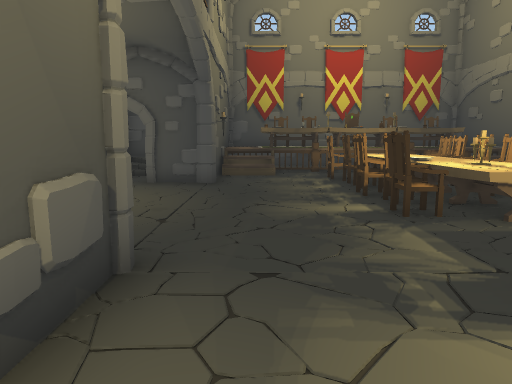
view 1 (above)

20 first-person views from a walk through a scene from a Unity 3-D project. The camera is 1.3 m above the floor, tilts 8° down and sees 70° across. The floor is counted in squares, 1 m on a side. Each view is taken from the middle of a square. On the plan, view 1 faces up. The plan holds only what a view shows up to about 15 squares ahead; the rest is blank. The place goes on beyond the plan. The player is left out. Door leaves are left out, so doorways stand open.

view 2
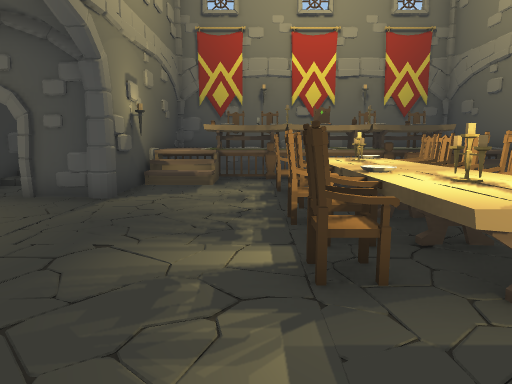

view 3
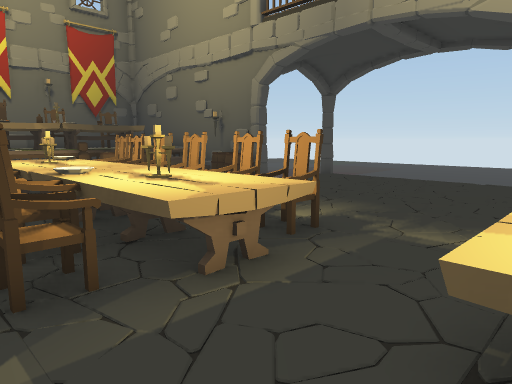

view 4
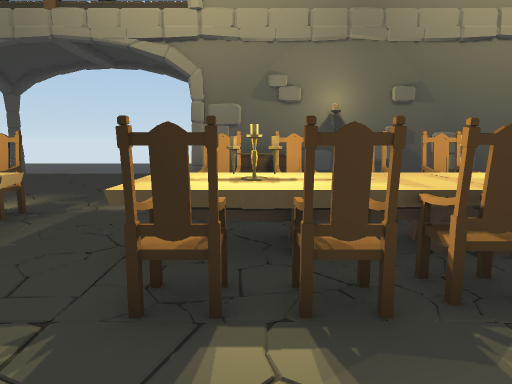

view 5
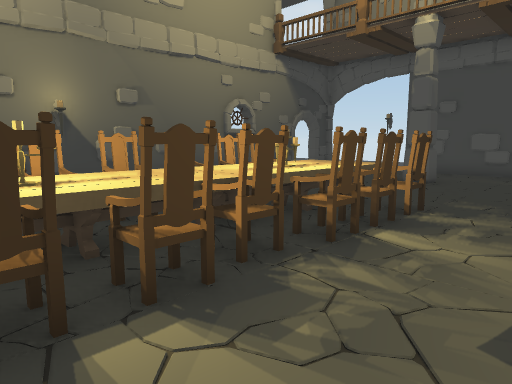

view 6
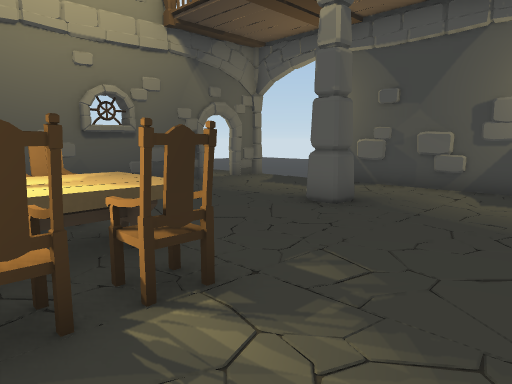

view 7
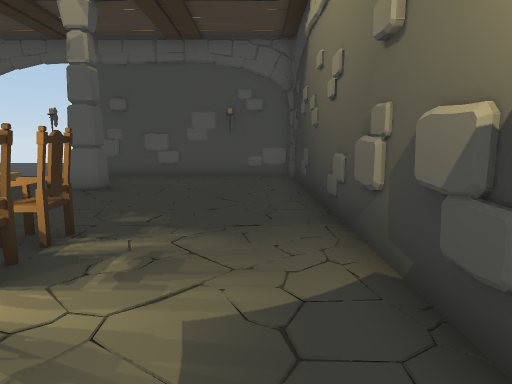

view 8
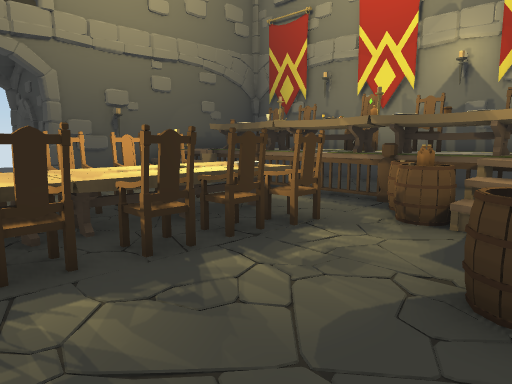

view 9
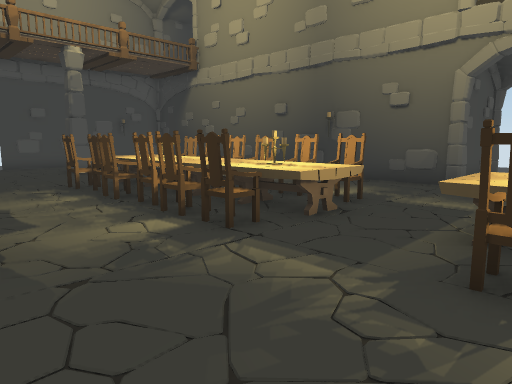

view 10
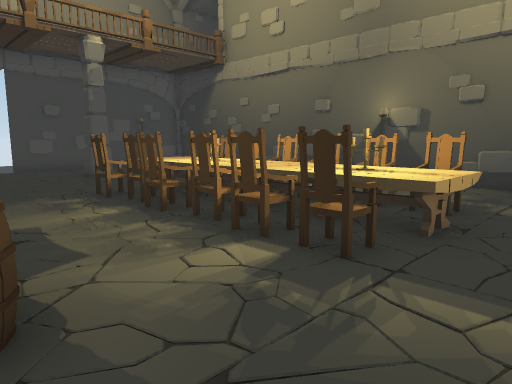

view 11
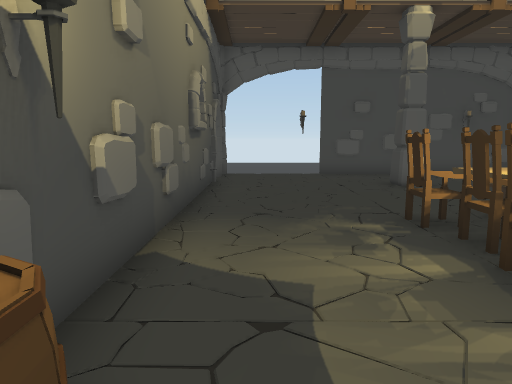

view 12
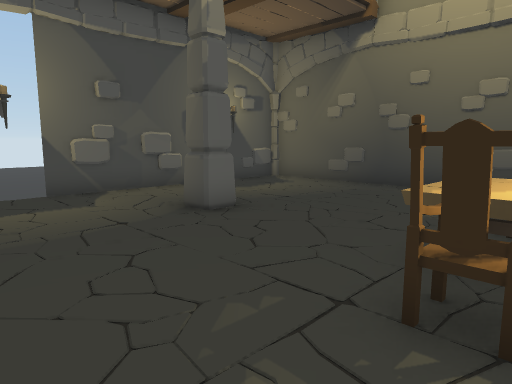

view 13
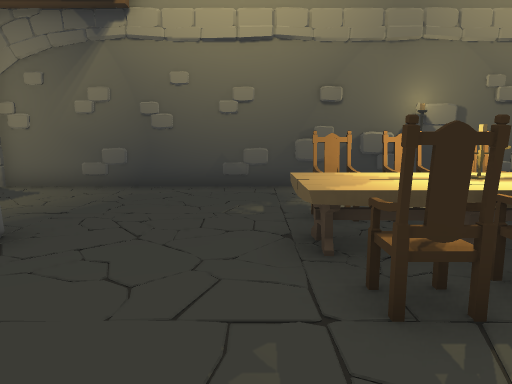

view 14
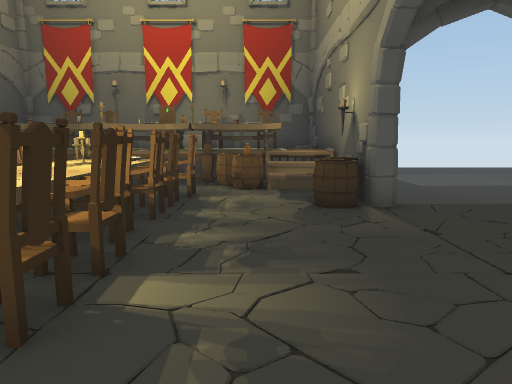

view 15
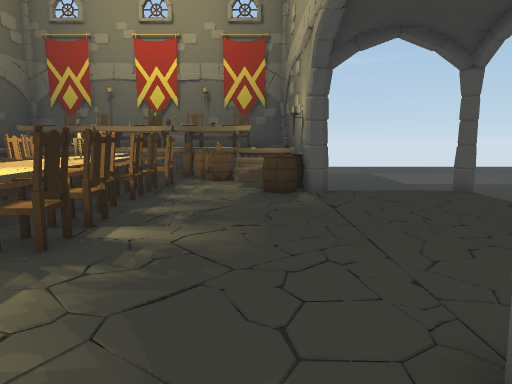

view 16
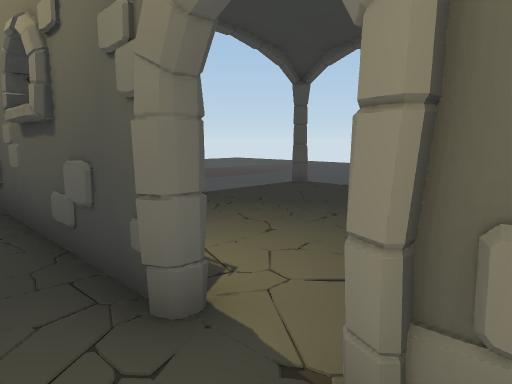

view 17
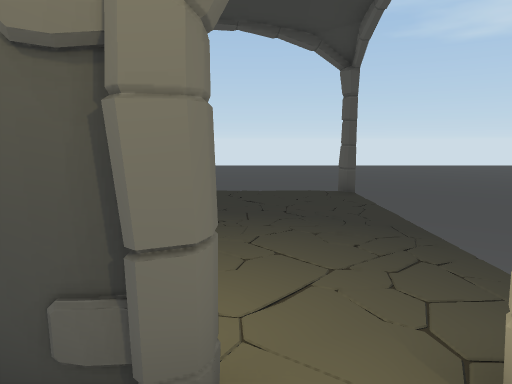

view 18
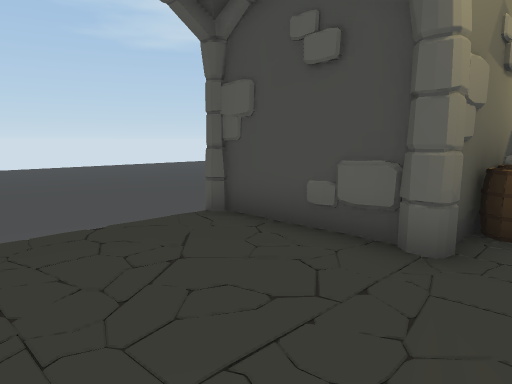

view 19
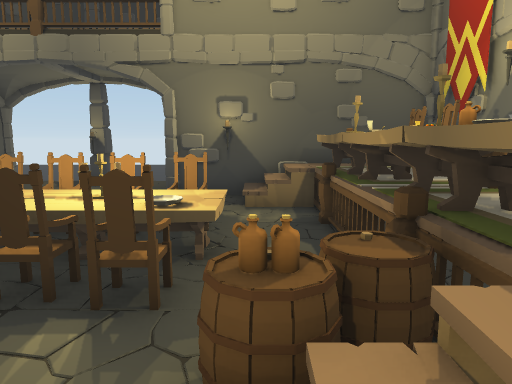

view 20
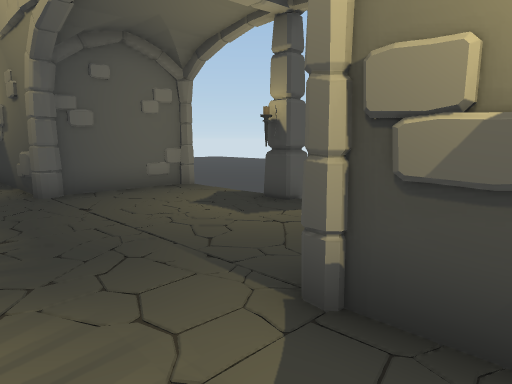

### Floor plan
Points are (right, up) in squares from view 1. A wall is a line through its corners. A room is listed if a view was taken in it or the views show most of it. See-through windows are left out.
Room 1 (views 1, 2, 3, 4, 5, 6, 7, 8, 9, 10, 11, 12, 13, 14, 15, 16, 17, 18, 19, 20)
walls: (10.4, 3.6) (14.2, 3.6); (10.3, -1.9) (10.4, -1.1); (10.3, -3.6) (10.3, -3); (-1.4, 3.8) (-1.4, -12.2); (-1.3, -1.3) (-1.4, -2.1); (-1.4, -2.8) (-1.3, -3.3); (10.1, -7.6) (10.1, -5.7); (-4.5, 3.6) (-1.8, 3.6); (10.4, -8.3) (10.2, -7.2); (10.4, 12.4) (10.4, 19.2); (-1.4, 11.3) (-2.5, 11.3); (-1.4, 11.4) (-3.1, 11.4); (10.2, -9.6) (10.6, -9.1); (10.4, -9.6) (10.4, 3.8) (10.8, 3.8); (5.2, -12.3) (5.9, -12.3); (4.8, -12.4) (5.3, -12.3); (2.2, -12.3) (3.6, -12.3); (10.4, -12.3) (10.4, -11.4); (-1.4, -12.4) (6.5, -12.4); (7.6, 19.4) (5.4, 19.4); (2.6, 19.4) (1.5, 19.4); (-1.4, 19.4) (-1.4, 11.2) (-2, 11.1)
low walls: (10.8, 3.6) (12, 3.8); (11.4, 3.7) (12.3, 3.6); (-1.3, 2.6) (-1.4, 1.8); (-1.4, 3.2) (-1.3, 2); (-1.4, -0.9) (-1.3, -1.5); (0.7, 15.5) (0.7, 14.2); (2.8, -12.4) (3.5, -12.3); (10.2, -12.6) (10.4, -11.7); (-1.4, -12.2) (0.3, -12.5)
ways out: open door at (10.5, -11); gap at (15, -5)
objects: other object (0, 16); table (0, 16) to (3, 17); carpet (0, 18) to (1, 19); banner (0, 19); chair (1, 17) to (1, 18); railing (2, 15); chair (2, 17) to (3, 18); chair (3, -4); chair (3, -3) to (3, -2); chair (3, -1); chair (3, 0); chair (3, 1); chair (3, 2) to (3, 3); chair (3, 6) to (3, 7); chair (3, 8); chair (3, 9); chair (3, 10); chair (3, 11); chair (3, 12) to (3, 13); railing (3, 15); carpet (3, 19); pillar (4, -9) to (5, -9); table (4, -4) to (5, -1); table (4, 0) to (5, 3); table (4, 6) to (5, 9); table (4, 10) to (5, 13); table (4, 16) to (6, 17); throne (4, 17) to (5, 18); banner (4, 19); carpet (5, 19); chair (6, -4); chair (6, -3) to (6, -2); chair (6, -1); chair (6, 0); chair (6, 1); chair (6, 2) to (6, 3); chair (6, 6); chair (6, 7) to (6, 8); chair (6, 9); chair (6, 10); chair (6, 11); chair (6, 12) to (6, 13); barrel (6, 15); chair (6, 17) to (7, 18); barrel (7, 14); railing (7, 15); other object (7, 16); bottle (8, 14); table (8, 16) to (9, 16); chair (8, 17) to (9, 18); banner (8, 19); barrel (9, 11) to (10, 11); carpet (9, 19); barrel (10, 1); barrel (10, 2); barrel (10, 12)

Positions as (right, up) in squares from view 1, and headings:
1: (0, 0), facing up
2: (2, 3), facing up
3: (2, 3), facing up-right
4: (0, 2), facing right
5: (0, 3), facing down-right
6: (0, -2), facing down-right
7: (0, 1), facing down
8: (10, 8), facing up-left
9: (10, 7), facing down-left
10: (10, 5), facing down-left
11: (9, 2), facing down
12: (9, -3), facing down-left
13: (9, -5), facing left
14: (8, 4), facing up
15: (9, 2), facing up
16: (9, -12), facing up-right
17: (9, -10), facing right
18: (9, 8), facing down-right
19: (10, 14), facing left
20: (1, 13), facing down-left
